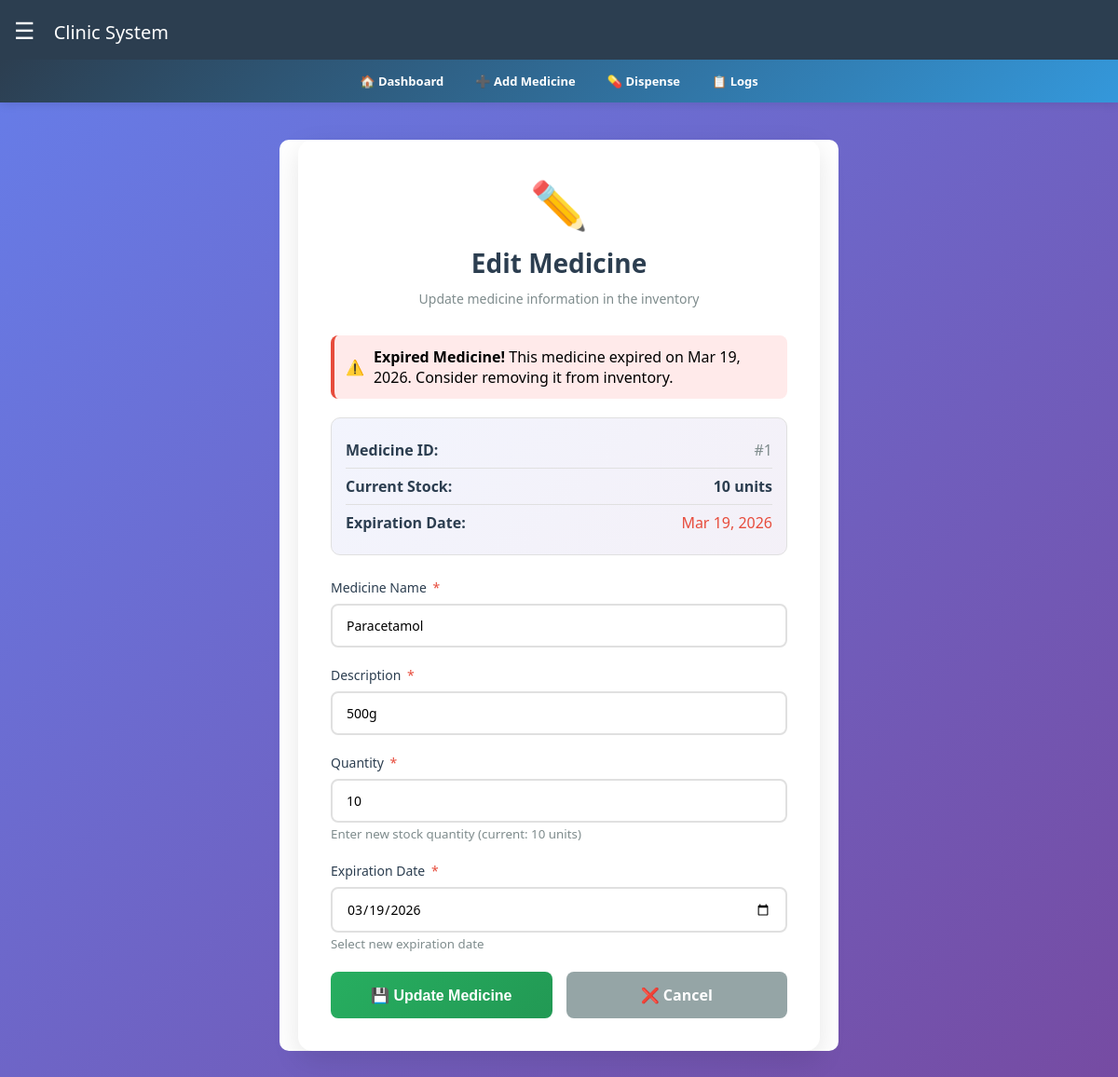
Screenshot of /MEDICINE_INVENTORY/edit.php?id=1 with the database file from the repository.
### tables this page shows
CREATE TABLE `medicines` (
  `id` int(11) NOT NULL,
  `name` varchar(100) DEFAULT NULL,
  `label` varchar(50) DEFAULT NULL,
  `quantity` int(11) DEFAULT NULL,
  `expiration_date` date DEFAULT NULL,
  `created_at` timestamp NOT NULL DEFAULT current_timestamp()
);

### MEDICINE_INVENTORY/edit.php (the view, shortened to what this page needs)
<?php
require_once __DIR__ . '/db.php';
require_once __DIR__ . '/header.php';
$id = mysqli_real_escape_string($conn, $_GET['id']);
$r = $conn->query("SELECT * FROM medicines WHERE id=$id");
$row = $r->fetch_assoc();
?>
<!DOCTYPE html>
<html lang="en">
<head>
</head>
<body>
<div class="nav">
    <a href="index.php">🏠 Dashboard</a>
    <a href="add.php">➕ Add Medicine</a>
    <a href="dispense.php">💊 Dispense</a>
    <a href="logs.php">📋 Logs</a>
</div>
<div class="container">
    <div class="form-card">
        <div class="form-header">
            <div class="icon">✏️</div>
            <h2>Edit Medicine</h2>
            <p>Update medicine information in the inventory</p>
        </div>
        <?php
        $today = date("Y-m-d");
        $expiry_date = $row['expiration_date'];
        $quantity = $row['quantity'];
        if(strtotime($expiry_date) < strtotime($today)) {
            echo "<div class='expiry-warning'>
                    <span>⚠️</span>
                    <span><strong>Expired Medicine!</strong> This medicine expired on " . date('M d, Y', strtotime($expiry_date)) . ". Consider removing it from inventory.</span>
                  </div>";
        } elseif(strtotime($expiry_date) < strtotime('+30 days')) {
            $days_left = ceil((strtotime($expiry_date) - strtotime($today)) / (60 * 60 * 24));
            echo "<div class='stock-warning'>
                    <span>📅</span>
                    <span><strong>Expiring Soon!</strong> This medicine will expire in {$days_left} days (on " . date('M d, Y', strtotime($expiry_date)) . ").</span>
                  </div>";
        }
        ?>
        <div class="medicine-preview">
            <div class="preview-item">
                <span class="preview-label">Medicine ID:</span>
                <span class="preview-value">#<?php echo $row['id']; ?></span>
            </div>
            <div class="preview-item">
                <span class="preview-label">Current Stock:</span>
                <span class="preview-value" style="color: <?php echo ($quantity <= 5) ? '#e67e22' : '#2c3e50'; ?>; font-weight: bold;">
                    <?php echo $quantity; ?> units
                </span>
            </div>
            <div class="preview-item">
                <span class="preview-label">Expiration Date:</span>
                <span class="preview-value" style="color: <?php echo (strtotime($expiry_date) < strtotime($today)) ? '#e74c3c' : '#2c3e50'; ?>;">
                    <?php echo date('M d, Y', strtotime($expiry_date)); ?>
                </span>
            </div>
        </div>
        <form method="POST" action="update.php" id="editForm">
            <div class="form-group">
                <label>Medicine Name <span class="required">*</span></label>
                <input type="text" name="name" value="<?php echo htmlspecialchars($row['name']); ?>" required>
            </div>
            <div class="form-group">
                <label>Description <span class="required">*</span></label>
                <input type="text" name="label" value="<?php echo htmlspecialchars($row['label']); ?>" required>
            </div>
            <div class="form-group">
                <label>Quantity <span class="required">*</span></label>
                <input type="number" name="quantity" id="quantity" value="<?php echo $row['quantity']; ?>" min="0" required>
                <small style="color:#7f8c8d;">Enter new stock quantity (current: <?php echo $row['quantity']; ?> units)</small>
            </div>
            <div class="form-group">
                <label>Expiration Date <span class="required">*</span></label>
                <input type="date" name="exp" value="<?php echo $row['expiration_date']; ?>" required>
                <small style="color:#7f8c8d;">Select new expiration date</small>
            </div>
            <div class="button-group">
                <button type="submit" name="update" class="btn-update">
                    💾 Update Medicine
                </button>
                <a href="index.php" class="btn-cancel">
                    ❌ Cancel
                </a>
            </div>
        </form>
    </div>
</div>
</body>
</html>

### MEDICINE_INVENTORY/header.php (style rules this page uses)
body { font-family: Arial, sans-serif; background: #f4f6f9; margin: 0; }
.topbar, .container { transition: margin-left 0.3s ease; }
.container { width: 90%; margin: 20px auto; background: white; padding: 20px; border-radius: 10px; }
button { padding: 8px 15px; border: none; background: #1abc9c; color: white; border-radius: 5px; }

### MEDICINE_INVENTORY/edit.php (style rules this page uses)
* { margin: 0; padding: 0; box-sizing: border-box; }
body { font-family: 'Segoe UI', Tahoma, Geneva, Verdana, sans-serif; background: linear-gradient(135deg, #667eea 0%, #764ba2 100%); min-height: 100vh; }
.nav { background: linear-gradient(135deg, #2c3e50 0%, #3498db 100%); padding: 8px 10px; box-shadow: 0 2px 10px rgba(0,0,0,0.1); position: sticky; top: 0; z-index: 999; display: flex; flex-wrap: wrap; justify-content: center; align-items: center; gap: 6px 10px; }
.nav a { color: white; text-decoration: none; font-size: 13px; font-weight: 600; padding: 6px 12px; border-radius: 6px; transition: background 0.2s ease, transform 0.2s ease; display: inline-block; white-space: nowrap; }
.container { max-width: 600px; margin: 40px auto; padding: 0 20px; }
.form-card { background: white; border-radius: 15px; padding: 35px; box-shadow: 0 10px 30px rgba(0,0,0,0.1); animation: fadeIn 0.5s ease; }
.form-header { text-align: center; margin-bottom: 30px; }
.form-header h2 { color: #2c3e50; font-size: 28px; margin-bottom: 10px; }
.form-header p { color: #7f8c8d; font-size: 14px; }
.form-header .icon { font-size: 50px; margin-bottom: 10px; }
.medicine-preview { background: linear-gradient(135deg, #667eea15 0%, #764ba215 100%); border-radius: 10px; padding: 15px; margin-bottom: 25px; border: 1px solid #e0e0e0; }
.medicine-preview .preview-item { display: flex; justify-content: space-between; padding: 8px 0; border-bottom: 1px solid #e0e0e0; }
.medicine-preview .preview-item:last-child { border-bottom: none; }
.preview-label { font-weight: 600; color: #2c3e50; }
.preview-value { color: #7f8c8d; }
.form-group { margin-bottom: 20px; }
label { display: block; margin-bottom: 8px; color: #2c3e50; font-weight: 500; font-size: 14px; }
label .required { color: #e74c3c; margin-left: 3px; }
input, select, textarea { width: 100%; padding: 12px 15px; border: 2px solid #e0e0e0; border-radius: 8px; font-size: 14px; font-family: inherit; transition: all 0.3s ease; }
.expiry-warning { background: #ffeaea; border-left: 4px solid #e74c3c; padding: 12px; border-radius: 8px; margin-bottom: 20px; display: flex; align-items: center; gap: 10px; }
.button-group { display: flex; gap: 15px; margin-top: 10px; }
.btn-update { flex: 1; padding: 14px; background: linear-gradient(135deg, #27ae60 0%, #229954 100%); border: none; color: white; font-size: 16px; font-weight: 600; border-radius: 8px; cursor: pointer; transition: all 0.3s ease; }
.btn-cancel { flex: 1; padding: 14px; background: #95a5a6; border: none; color: white; font-size: 16px; font-weight: 600; border-radius: 8px; cursor: pointer; text-decoration: none; text-align: center; transition: all 0.3s ease; }

### rows the page displays
medicines: expiration_date "Mar 19, 2026", id "1", quantity "10", name "Paracetamol", label "500g", exp "03/19/2026"
